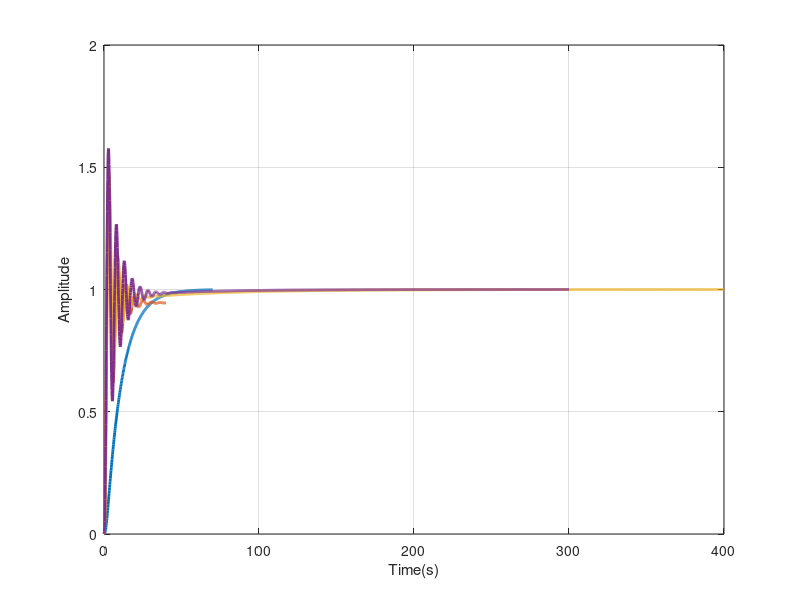

Reproduce this figure in MATLAB.
close all;
clear all;
num=[1];
den=[5 15.5 11.5 1];
sys=tf(num,den);
[y,t] =step(sys);
plot(t,y,'LineWidth',2); grid on; xlabel('Time(s)'); ylabel('Amplitude');

hold on;
K=34.65;
T=4.143;

%P-Controller
Kp=0.5*K;
Ki=0;
Kd=0;
cont=pid(Kp,Ki,Kd);
cl_sys=feedback(sys*cont,1);
[y,t] =step(cl_sys);
plot(t,y,'LineWidth',2); grid on; xlabel('Time(s)'); ylabel('Amplitude');

%PI-Controller
Kp=0.45*K;
Ki=T/1.2;
Kd=0;
cont=pid(Kp,1/Ki,Kd);
cl_sys=feedback(sys*cont,1);
[y,t] =step(cl_sys);
plot(t,y,'LineWidth',2); grid on; xlabel('Time(s)'); ylabel('Amplitude');

%PID-Controller
Kp=0.6*K;
Ki=T/2;
Kd=T/8;
cont=pid(Kp,1/Ki,Kd);
cl_sys=feedback(sys*cont,1);
[y,t] =step(cl_sys);
plot(t,y,'LineWidth',2); grid on; xlabel('Time(s)'); ylabel('Amplitude');
